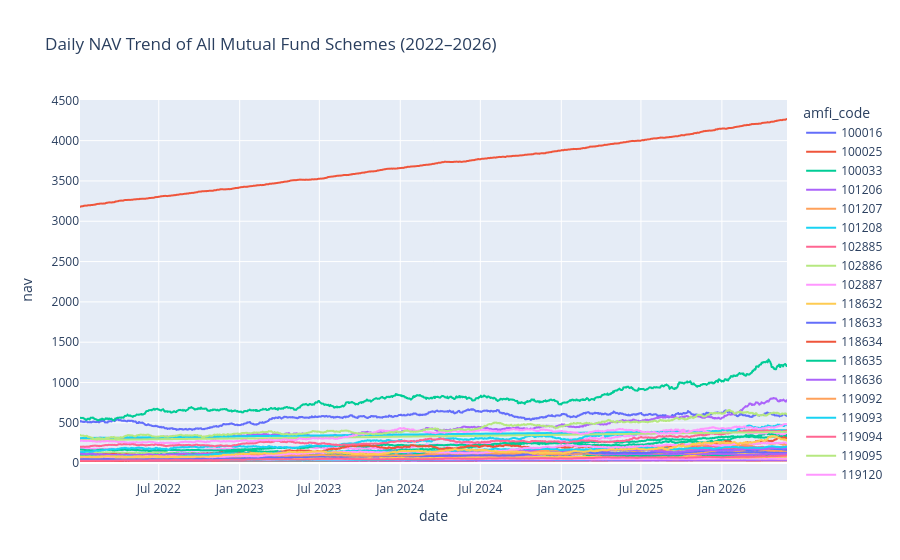

Notebook cell for this chart:
### Markdown cell above
## 1. NAV Trend Analysis

This visualization shows the daily Net Asset Value (NAV) trend for all 40 mutual fund schemes from 2022 to 2026.

### Code cell
import plotly.express as px
fig = px.line(
    nav,
    x="date",
    y="nav",
    color="amfi_code",
    title="Daily NAV Trend of All Mutual Fund Schemes (2022–2026)"
)
fig.write_image("reports/NAV_Trend.png")
fig.show()

### Figure 1 — Plotly figure (JSON) as saved in the notebook; plotly's stock layout.template omitted (floating-point values rounded to 4 significant figures; data arrays with more than 128 entries replaced by an {"elided": "..."} marker saying what was removed)
{"data": [{"hovertemplate": "amfi_code=100016<br>date=%{x}<br>nav=%{y}<extra></extra>", "legendgroup": "100016", "line": {"color": "#636efa", "dash": "solid"}, "marker": {"symbol": "circle"}, "mode": "lines", "name": "100016", "showlegend": true, "type": "scattergl", "x": {"elided": "1150 str values"}, "xaxis": "x", "y": {"elided": "1150 float values"}, "yaxis": "y"}, {"hovertemplate": "amfi_code=100025<br>date=%{x}<br>nav=%{y}<extra></extra>", "legendgroup": "100025", "line": {"color": "#EF553B", "dash": "solid"}, "marker": {"symbol": "circle"}, "mode": "lines", "name": "100025", "showlegend": true, "type": "scattergl", "x": {"elided": "1150 str values"}, "xaxis": "x", "y": {"elided": "1150 float values"}, "yaxis": "y"}, {"hovertemplate": "amfi_code=100033<br>date=%{x}<br>nav=%{y}<extra></extra>", "legendgroup": "100033", "line": {"color": "#00cc96", "dash": "solid"}, "marker": {"symbol": "circle"}, "mode": "lines", "name": "100033", "showlegend": true, "type": "scattergl", "x": {"elided": "1150 str values"}, "xaxis": "x", "y": {"elided": "1150 float values"}, "yaxis": "y"}, {"hovertemplate": "amfi_code=101206<br>date=%{x}<br>nav=%{y}<extra></extra>", "legendgroup": "101206", "line": {"color": "#ab63fa", "dash": "solid"}, "marker": {"symbol": "circle"}, "mode": "lines", "name": "101206", "showlegend": true, "type": "scattergl", "x": {"elided": "1150 str values"}, "xaxis": "x", "y": {"elided": "1150 float values"}, "yaxis": "y"}, {"hovertemplate": "amfi_code=101207<br>date=%{x}<br>nav=%{y}<extra></extra>", "legendgroup": "101207", "line": {"color": "#FFA15A", "dash": "solid"}, "marker": {"symbol": "circle"}, "mode": "lines", "name": "101207", "showlegend": true, "type": "scattergl", "x": {"elided": "1150 str values"}, "xaxis": "x", "y": {"elided": "1150 float values"}, "yaxis": "y"}, {"hovertemplate": "amfi_code=101208<br>date=%{x}<br>nav=%{y}<extra></extra>", "legendgroup": "101208", "line": {"color": "#19d3f3", "dash": "solid"}, "marker": {"symbol": "circle"}, "mode": "lines", "name": "101208", "showlegend": true, "type": "scattergl", "x": {"elided": "1150 str values"}, "xaxis": "x", "y": {"elided": "1150 float values"}, "yaxis": "y"}, {"hovertemplate": "amfi_code=102885<br>date=%{x}<br>nav=%{y}<extra></extra>", "legendgroup": "102885", "line": {"color": "#FF6692", "dash": "solid"}, "marker": {"symbol": "circle"}, "mode": "lines", "name": "102885", "showlegend": true, "type": "scattergl", "x": {"elided": "1150 str values"}, "xaxis": "x", "y": {"elided": "1150 float values"}, "yaxis": "y"}, {"hovertemplate": "amfi_code=102886<br>date=%{x}<br>nav=%{y}<extra></extra>", "legendgroup": "102886", "line": {"color": "#B6E880", "dash": "solid"}, "marker": {"symbol": "circle"}, "mode": "lines", "name": "102886", "showlegend": true, "type": "scattergl", "x": {"elided": "1150 str values"}, "xaxis": "x", "y": {"elided": "1150 float values"}, "yaxis": "y"}, {"hovertemplate": "amfi_code=102887<br>date=%{x}<br>nav=%{y}<extra></extra>", "legendgroup": "102887", "line": {"color": "#FF97FF", "dash": "solid"}, "marker": {"symbol": "circle"}, "mode": "lines", "name": "102887", "showlegend": true, "type": "scattergl", "x": {"elided": "1150 str values"}, "xaxis": "x", "y": {"elided": "1150 float values"}, "yaxis": "y"}, {"hovertemplate": "amfi_code=118632<br>date=%{x}<br>nav=%{y}<extra></extra>", "legendgroup": "118632", "line": {"color": "#FECB52", "dash": "solid"}, "marker": {"symbol": "circle"}, "mode": "lines", "name": "118632", "showlegend": true, "type": "scattergl", "x": {"elided": "1150 str values"}, "xaxis": "x", "y": {"elided": "1150 float values"}, "yaxis": "y"}, {"hovertemplate": "amfi_code=118633<br>date=%{x}<br>nav=%{y}<extra></extra>", "legendgroup": "118633", "line": {"color": "#636efa", "dash": "solid"}, "marker": {"symbol": "circle"}, "mode": "lines", "name": "118633", "showlegend": true, "type": "scattergl", "x": {"elided": "1150 str values"}, "xaxis": "x", "y": {"elided": "1150 float values"}, "yaxis": "y"}, {"hovertemplate": "amfi_code=118634<br>date=%{x}<br>nav=%{y}<extra></extra>", "legendgroup": "118634", "line": {"color": "#EF553B", "dash": "solid"}, "marker": {"symbol": "circle"}, "mode": "lines", "name": "118634", "showlegend": true, "type": "scattergl", "x": {"elided": "1150 str values"}, "xaxis": "x", "y": {"elided": "1150 float values"}, "yaxis": "y"}, {"hovertemplate": "amfi_code=118635<br>date=%{x}<br>nav=%{y}<extra></extra>", "legendgroup": "118635", "line": {"color": "#00cc96", "dash": "solid"}, "marker": {"symbol": "circle"}, "mode": "lines", "name": "118635", "showlegend": true, "type": "scattergl", "x": {"elided": "1150 str values"}, "xaxis": "x", "y": {"elided": "1150 float values"}, "yaxis": "y"}, {"hovertemplate": "amfi_code=118636<br>date=%{x}<br>nav=%{y}<extra></extra>", "legendgroup": "118636", "line": {"color": "#ab63fa", "dash": "solid"}, "marker": {"symbol": "circle"}, "mode": "lines", "name": "118636", "showlegend": true, "type": "scattergl", "x": {"elided": "1150 str values"}, "xaxis": "x", "y": {"elided": "1150 float values"}, "yaxis": "y"}, {"hovertemplate": "amfi_code=119092<br>date=%{x}<br>nav=%{y}<extra></extra>", "legendgroup": "119092", "line": {"color": "#FFA15A", "dash": "solid"}, "marker": {"symbol": "circle"}, "mode": "lines", "name": "119092", "showlegend": true, "type": "scattergl", "x": {"elided": "1150 str values"}, "xaxis": "x", "y": {"elided": "1150 float values"}, "yaxis": "y"}, {"hovertemplate": "amfi_code=119093<br>date=%{x}<br>nav=%{y}<extra></extra>", "legendgroup": "119093", "line": {"color": "#19d3f3", "dash": "solid"}, "marker": {"symbol": "circle"}, "mode": "lines", "name": "119093", "showlegend": true, "type": "scattergl", "x": {"elided": "1150 str values"}, "xaxis": "x", "y": {"elided": "1150 float values"}, "yaxis": "y"}, {"hovertemplate": "amfi_code=119094<br>date=%{x}<br>nav=%{y}<extra></extra>", "legendgroup": "119094", "line": {"color": "#FF6692", "dash": "solid"}, "marker": {"symbol": "circle"}, "mode": "lines", "name": "119094", "showlegend": true, "type": "scattergl", "x": {"elided": "1150 str values"}, "xaxis": "x", "y": {"elided": "1150 float values"}, "yaxis": "y"}, {"hovertemplate": "amfi_code=119095<br>date=%{x}<br>nav=%{y}<extra></extra>", "legendgroup": "119095", "line": {"color": "#B6E880", "dash": "solid"}, "marker": {"symbol": "circle"}, "mode": "lines", "name": "119095", "showlegend": true, "type": "scattergl", "x": {"elided": "1150 str values"}, "xaxis": "x", "y": {"elided": "1150 float values"}, "yaxis": "y"}, {"hovertemplate": "amfi_code=119120<br>date=%{x}<br>nav=%{y}<extra></extra>", "legendgroup": "119120", "line": {"color": "#FF97FF", "dash": "solid"}, "marker": {"symbol": "circle"}, "mode": "lines", "name": "119120", "showlegend": true, "type": "scattergl", "x": {"elided": "1150 str values"}, "xaxis": "x", "y": {"elided": "1150 float values"}, "yaxis": "y"}, {"hovertemplate": "amfi_code=119551<br>date=%{x}<br>nav=%{y}<extra></extra>", "legendgroup": "119551", "line": {"color": "#FECB52", "dash": "solid"}, "marker": {"symbol": "circle"}, "mode": "lines", "name": "119551", "showlegend": true, "type": "scattergl", "x": {"elided": "1150 str values"}, "xaxis": "x", "y": {"elided": "1150 float values"}, "yaxis": "y"}, {"hovertemplate": "amfi_code=119552<br>date=%{x}<br>nav=%{y}<extra></extra>", "legendgroup": "119552", "line": {"color": "#636efa", "dash": "solid"}, "marker": {"symbol": "circle"}, "mode": "lines", "name": "119552", "showlegend": true, "type": "scattergl", "x": {"elided": "1150 str values"}, "xaxis": "x", "y": {"elided": "1150 float values"}, "yaxis": "y"}, {"hovertemplate": "amfi_code=119598<br>date=%{x}<br>nav=%{y}<extra></extra>", "legendgroup": "119598", "line": {"color": "#EF553B", "dash": "solid"}, "marker": {"symbol": "circle"}, "mode": "lines", "name": "119598", "showlegend": true, "type": "scattergl", "x": {"elided": "1150 str values"}, "xaxis": "x", "y": {"elided": "1150 float values"}, "yaxis": "y"}, {"hovertemplate": "amfi_code=119599<br>date=%{x}<br>nav=%{y}<extra></extra>", "legendgroup": "119599", "line": {"color": "#00cc96", "dash": "solid"}, "marker": {"symbol": "circle"}, "mode": "lines", "name": "119599", "showlegend": true, "type": "scattergl", "x": {"elided": "1150 str values"}, "xaxis": "x", "y": {"elided": "1150 float values"}, "yaxis": "y"}, {"hovertemplate": "amfi_code=120503<br>date=%{x}<br>nav=%{y}<extra></extra>", "legendgroup": "120503", "line": {"color": "#ab63fa", "dash": "solid"}, "marker": {"symbol": "circle"}, "mode": "lines", "name": "120503", "showlegend": true, "type": "scattergl", "x": {"elided": "1150 str values"}, "xaxis": "x", "y": {"elided": "1150 float values"}, "yaxis": "y"}, {"hovertemplate": "amfi_code=120504<br>date=%{x}<br>nav=%{y}<extra></extra>", "legendgroup": "120504", "line": {"color": "#FFA15A", "dash": "solid"}, "marker": {"symbol": "circle"}, "mode": "lines", "name": "120504", "showlegend": true, "type": "scattergl", "x": {"elided": "1150 str values"}, "xaxis": "x", "y": {"elided": "1150 float values"}, "yaxis": "y"}, {"hovertemplate": "amfi_code=120505<br>date=%{x}<br>nav=%{y}<extra></extra>", "legendgroup": "120505", "line": {"color": "#19d3f3", "dash": "solid"}, "marker": {"symbol": "circle"}, "mode": "lines", "name": "120505", "showlegend": true, "type": "scattergl", "x": {"elided": "1150 str values"}, "xaxis": "x", "y": {"elided": "1150 float values"}, "yaxis": "y"}, {"hovertemplate": "amfi_code=120506<br>date=%{x}<br>nav=%{y}<extra></extra>", "legendgroup": "120506", "line": {"color": "#FF6692", "dash": "solid"}, "marker": {"symbol": "circle"}, "mode": "lines", "name": "120506", "showlegend": true, "type": "scattergl", "x": {"elided": "1150 str values"}, "xaxis": "x", "y": {"elided": "1150 float values"}, "yaxis": "y"}, {"hovertemplate": "amfi_code=120507<br>date=%{x}<br>nav=%{y}<extra></extra>", "legendgroup": "120507", "line": {"color": "#B6E880", "dash": "solid"}, "marker": {"symbol": "circle"}, "mode": "lines", "name": "120507", "showlegend": true, "type": "scattergl", "x": {"elided": "1150 str values"}, "xaxis": "x", "y": {"elided": "1150 float values"}, "yaxis": "y"}, {"hovertemplate": "amfi_code=120841<br>date=%{x}<br>nav=%{y}<extra></extra>", "legendgroup": "120841", "line": {"color": "#FF97FF", "dash": "solid"}, "marker": {"symbol": "circle"}, "mode": "lines", "name": "120841", "showlegend": true, "type": "scattergl", "x": {"elided": "1150 str values"}, "xaxis": "x", "y": {"elided": "1150 float values"}, "yaxis": "y"}, {"hovertemplate": "amfi_code=120842<br>date=%{x}<br>nav=%{y}<extra></extra>", "legendgroup": "120842", "line": {"color": "#FECB52", "dash": "solid"}, "marker": {"symbol": "circle"}, "mode": "lines", "name": "120842", "showlegend": true, "type": "scattergl", "x": {"elided": "1150 str values"}, "xaxis": "x", "y": {"elided": "1150 float values"}, "yaxis": "y"}, {"hovertemplate": "amfi_code=120843<br>date=%{x}<br>nav=%{y}<extra></extra>", "legendgroup": "120843", "line": {"color": "#636efa", "dash": "solid"}, "marker": {"symbol": "circle"}, "mode": "lines", "name": "120843", "showlegend": true, "type": "scattergl", "x": {"elided": "1150 str values"}, "xaxis": "x", "y": {"elided": "1150 float values"}, "yaxis": "y"}, {"hovertemplate": "amfi_code=120844<br>date=%{x}<br>nav=%{y}<extra></extra>", "legendgroup": "120844", "line": {"color": "#EF553B", "dash": "solid"}, "marker": {"symbol": "circle"}, "mode": "lines", "name": "120844", "showlegend": true, "type": "scattergl", "x": {"elided": "1150 str values"}, "xaxis": "x", "y": {"elided": "1150 float values"}, "yaxis": "y"}, {"hovertemplate": "amfi_code=125497<br>date=%{x}<br>nav=%{y}<extra></extra>", "legendgroup": "125497", "line": {"color": "#00cc96", "dash": "solid"}, "marker": {"symbol": "circle"}, "mode": "lines", "name": "125497", "showlegend": true, "type": "scattergl", "x": {"elided": "1150 str values"}, "xaxis": "x", "y": {"elided": "1150 float values"}, "yaxis": "y"}, {"hovertemplate": "amfi_code=125498<br>date=%{x}<br>nav=%{y}<extra></extra>", "legendgroup": "125498", "line": {"color": "#ab63fa", "dash": "solid"}, "marker": {"symbol": "circle"}, "mode": "lines", "name": "125498", "showlegend": true, "type": "scattergl", "x": {"elided": "1150 str values"}, "xaxis": "x", "y": {"elided": "1150 float values"}, "yaxis": "y"}, {"hovertemplate": "amfi_code=148567<br>date=%{x}<br>nav=%{y}<extra></extra>", "legendgroup": "148567", "line": {"color": "#FFA15A", "dash": "solid"}, "marker": {"symbol": "circle"}, "mode": "lines", "name": "148567", "showlegend": true, "type": "scattergl", "x": {"elided": "1150 str values"}, "xaxis": "x", "y": {"elided": "1150 float values"}, "yaxis": "y"}, {"hovertemplate": "amfi_code=148568<br>date=%{x}<br>nav=%{y}<extra></extra>", "legendgroup": "148568", "line": {"color": "#19d3f3", "dash": "solid"}, "marker": {"symbol": "circle"}, "mode": "lines", "name": "148568", "showlegend": true, "type": "scattergl", "x": {"elided": "1150 str values"}, "xaxis": "x", "y": {"elided": "1150 float values"}, "yaxis": "y"}, {"hovertemplate": "amfi_code=148569<br>date=%{x}<br>nav=%{y}<extra></extra>", "legendgroup": "148569", "line": {"color": "#FF6692", "dash": "solid"}, "marker": {"symbol": "circle"}, "mode": "lines", "name": "148569", "showlegend": true, "type": "scattergl", "x": {"elided": "1150 str values"}, "xaxis": "x", "y": {"elided": "1150 float values"}, "yaxis": "y"}, {"hovertemplate": "amfi_code=149322<br>date=%{x}<br>nav=%{y}<extra></extra>", "legendgroup": "149322", "line": {"color": "#B6E880", "dash": "solid"}, "marker": {"symbol": "circle"}, "mode": "lines", "name": "149322", "showlegend": true, "type": "scattergl", "x": {"elided": "1150 str values"}, "xaxis": "x", "y": {"elided": "1150 float values"}, "yaxis": "y"}, {"hovertemplate": "amfi_code=149323<br>date=%{x}<br>nav=%{y}<extra></extra>", "legendgroup": "149323", "line": {"color": "#FF97FF", "dash": "solid"}, "marker": {"symbol": "circle"}, "mode": "lines", "name": "149323", "showlegend": true, "type": "scattergl", "x": {"elided": "1150 str values"}, "xaxis": "x", "y": {"elided": "1150 float values"}, "yaxis": "y"}, {"hovertemplate": "amfi_code=149324<br>date=%{x}<br>nav=%{y}<extra></extra>", "legendgroup": "149324", "line": {"color": "#FECB52", "dash": "solid"}, "marker": {"symbol": "circle"}, "mode": "lines", "name": "149324", "showlegend": true, "type": "scattergl", "x": {"elided": "1150 str values"}, "xaxis": "x", "y": {"elided": "1150 float values"}, "yaxis": "y"}], "layout": {"legend": {"title": {"text": "amfi_code"}, "tracegroupgap": 0}, "title": {"text": "Daily NAV Trend of All Mutual Fund Schemes (2022–2026)"}, "xaxis": {"anchor": "y", "domain": [0, 1], "title": {"text": "date"}}, "yaxis": {"anchor": "x", "domain": [0, 1], "title": {"text": "nav"}}}}
